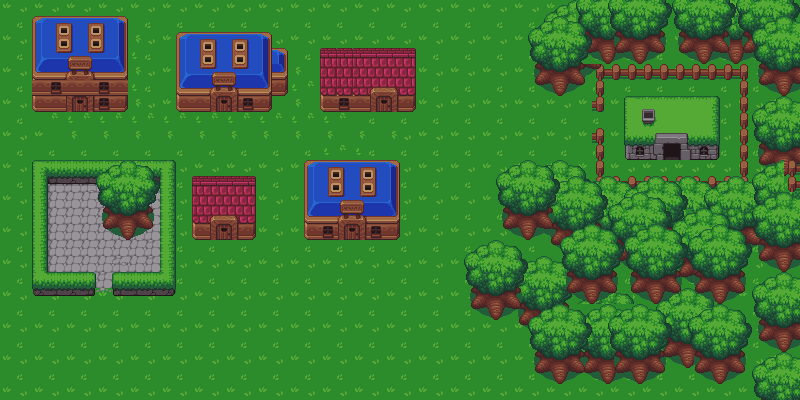

This game map was drawn from its Tiled (.tmx) file and the tilesets committed beside it. A one-line description and the trimmed map source follow:
An orthogonal 50x25 tile map with 16x16 px tiles, 6 tile layers (Tile Layer 1, buildings, trees2, trees, ...), 2 tilesets and 133 objects (bar, house).

<map version="1.0" orientation="orthogonal" renderorder="right-down" width="50" height="25" tilewidth="16" tileheight="16" nextobjectid="5">
 <tileset firstgid="1" name="snow-expansion" tilewidth="16" tileheight="16" tilecount="308" columns="22">
  <image source="../../Downloads/snow-expansion.png" width="352" height="224" />
 </tileset>
 <tileset firstgid="309" name="tiles" tilewidth="16" tileheight="16" tilecount="350" columns="25">
  <image source="../../Downloads/tiles.png" width="400" height="224" />
  <tile id="26">
   <objectgroup draworder="index">
    <object id="1" x="0.925" y="15.975">
     <polyline points="0,0 -0.925,0 -0.95,-13 0.05,-12.975 0.075,-14 1.075,-14.025 1.075,-14.975 2.075,-14.975 2.075,-15.925 15.075,-15.925 15.05,-15.075" />
    </object>
   </objectgroup>
  </tile>
  <tile id="27">
   <objectgroup draworder="index">
    <object id="2" x="0" y="1">
     <polyline points="0,0 0,-0.975 16,-1 16,-0.025" />
    </object>
   </objectgroup>
  </tile>
  <tile id="28">
   <objectgroup draworder="index">
    <object id="2" x="15.975" y="0.975">
     <polyline points="0,0 0.05,-0.95 -16,-0.925 -15.95,0" />
    </object>
   </objectgroup>
  </tile>
  <tile id="29">
   <objectgroup draworder="index">
    <object id="2" x="15.95" y="0.925">
     <polyline points="0,0 0,-0.875 -15.925,-0.875 -15.925,0.075" />
    </object>
   </objectgroup>
  </tile>
  <tile id="30">
   <objectgroup draworder="index">
    <object id="2" x="16" y="0.975">
     <polyline points="0,0 0,-0.975 -15.975,-0.925 -15.975,-0.025" />
    </object>
   </objectgroup>
  </tile>
  <tile id="31">
   <objectgroup draworder="index">
    <object id="2" x="15.025" y="15.975">
     <polyline points="0,0 0.95,0.025 0.925,-12.975 -0.05,-12.95 -0.075,-13.95 -1.025,-13.95 -1,-14.95 -2.05,-15 -2.025,-15.95 -15,-15.95 -15,-14.975" />
    </object>
   </objectgroup>
  </tile>
  <tile id="45">
   <objectgroup draworder="index">
    <object id="1" x="15.02" y="6.02" width="0.96" height="9.94" />
    <object id="2" x="14.04" y="7" width="0.96" height="9.02" />
    <object id="3" x="13" y="8.02" width="1.04" height="8" />
    <object id="4" x="12" y="8.98" width="1.02" height="7" />
    <object id="5" x="11.02" y="10.04" width="0.96" height="5.96" />
    <object id="6" x="10.02" y="11" width="1" height="5.02" />
    <object id="7" x="7" y="11.98" width="2.98" height="4.04" />
    <object id="8" x="5.02" y="12.98" width="1.96" height="3.04" />
    <object id="9" x="3.04" y="14.02" width="1.94" height="1.92" />
    <object id="12" x="2" y="14.98" width="1" height="1.02" />
   </objectgroup>
  </tile>
  <tile id="46">
   <objectgroup draworder="index">
    <object id="1" x="13.0222" y="0" width="2.93333" height="0.977778" />
    <object id="2" x="11" y="0.977778" width="2.04444" height="1.06667" />
    <object id="3" x="9" y="1.97778" width="3.6" height="1.06667" />
    <object id="4" x="7.97778" y="3.02222" width="3.33333" height="2.97778" />
    <object id="7" x="1.02222" y="5" width="8.82222" height="2.04444" />
    <object id="8" x="0.0222222" y="5.97778" width="1" height="8.55556" />
   </objectgroup>
  </tile>
  <tile id="47">
   <objectgroup draworder="index">
    <object id="1" x="0" y="0" width="3" height="2" />
    <object id="2" x="3.02222" y="0.977778" width="1.95556" height="2" />
    <object id="3" x="4.97778" y="1.95556" width="2" height="2.04444" />
    <object id="4" x="7" y="3" width="1" height="3.02222" />
    <object id="5" x="8" y="4.97778" width="5.02222" height="2.08889" />
    <object id="7" x="13.0889" y="6.02222" width="2.86667" height="10.2" />
   </objectgroup>
  </tile>
  <tile id="48">
   <objectgroup draworder="index">
    <object id="1" x="0" y="5.97778" width="4.02222" height="10.2889" />
    <object id="2" x="4.02222" y="7" width="0.933333" height="2" />
    <object id="3" x="5" y="8.02222" width="1.02222" height="1.95556" />
    <object id="4" x="6" y="9" width="1.02222" height="2.97778" />
    <object id="5" x="7" y="9.97778" width="0.933333" height="2.97778" />
    <object id="6" x="8" y="11.0222" width="0.977778" height="2.86667" />
    <object id="7" x="8.97778" y="12.9778" width="1.04444" height="3.04444" />
   </objectgroup>
  </tile>
  <tile id="51">
   <objectgroup draworder="index">
    <object id="1" x="0.025" y="0" width="0.95" height="15.975" />
   </objectgroup>
  </tile>
  <tile id="56">
   <objectgroup draworder="index">
    <object id="2" x="15.025" y="0">
     <polyline points="0,0 0.975,0 0.95,16 0,16.025" />
    </object>
   </objectgroup>
  </tile>
  <tile id="58">
   <objectgroup draworder="index">
    <object id="1" x="16.025" y="0.925">
     <polyline points="0,0 0,-0.925 -15,-0.9 -15.025,0.125 -16,0.075 -15.975,15.075 -15.05,15.05" />
    </object>
   </objectgroup>
  </tile>
  <tile id="59">
   <objectgroup draworder="index">
    <object id="1" x="15.95" y="1.025">
     <polyline points="0,0 0,-0.975 -15.975,-0.975 -15.9,-0.025" />
    </object>
   </objectgroup>
  </tile>
  <tile id="60">
   <objectgroup draworder="index">
    <object id="1" x="16.025" y="0.95">
     <polyline points="0,0 0,-0.975 -15.975,-0.95 -16,0.05" />
    </object>
   </objectgroup>
  </tile>
  <tile id="61">
   <objectgroup draworder="index">
    <object id="1" x="15" y="16">
     <polyline points="0,0 1.025,-0.025 0.975,-14.95 -0.025,-14.95 0,-16 -14.975,-16 -14.975,-14.975" />
    </object>
   </objectgroup>
  </tile>
  <tile id="63">
   <objectgroup draworder="index">
    <object id="1" x="0.95" y="15.925">
     <polyline points="0,0 -0.95,0.05 -0.95,-13.95 0.025,-13.95 0.025,-14.95 1.05,-14.95 1.05,-15.925 15,-15.9 15.05,-14.95" />
    </object>
   </objectgroup>
  </tile>
  <tile id="64">
   <objectgroup draworder="index">
    <object id="1" x="0.025" y="0.925">
     <polyline points="0,0 -0.025,-0.925 15.975,-0.9 15.975,0.075" />
    </object>
   </objectgroup>
  </tile>
  <tile id="65">
   <objectgroup draworder="index">
    <object id="3" x="0.025" y="1.05">
     <polyline points="0,0 -0.025,-1.05 15.95,-1 15.975,-0.075" />
    </object>
   </objectgroup>
  </tile>
  <tile id="66">
   <objectgroup draworder="index">
    <object id="1" x="0.025" y="0.9">
     <polyline points="0,0 0,-0.9 16,-0.85 16,0.1" />
    </object>
   </objectgroup>
  </tile>
  <tile id="67">
   <objectgroup draworder="index">
    <object id="1" x="0.05" y="0.925">
     <polyline points="0,0 -0.025,-0.9 15.95,-0.85 15.95,0.075" />
    </object>
   </objectgroup>
  </tile>
  <tile id="68">
   <objectgroup draworder="index">
    <object id="1" x="0.05" y="0.95">
     <polyline points="0,0 0,-0.9 13.925,-0.925 13.9,-0.025 14.875,-0.05 14.925,1.025 15.925,1.05 15.925,15.025 14.975,15" />
    </object>
   </objectgroup>
  </tile>
  <tile id="70">
   <objectgroup draworder="index">
    <object id="1" x="2" y="0.0222222">
     <polyline points="0,0 0,1 -0.977778,1 -0.977778,3.02222 -1.97778,3 -1.97778,8.97778 -1,8.95556 -1,10.9333 -0.0222222,10.9556 0,12.9556 0.977778,12.9556 0.977778,14.9333 1.95556,14.9556 2.02222,15.9333 13.9556,15.9333" />
    </object>
   </objectgroup>
  </tile>
  <tile id="73">
   <objectgroup draworder="index">
    <object id="1" x="0.0444444" y="0.0222222" width="9.95556" height="2.97778" />
    <object id="2" x="8.02222" y="3.02222" width="5" height="1.88889" />
    <object id="3" x="13.0444" y="4.02222" width="0.888889" height="2.97778" />
    <object id="4" x="13.9778" y="5" width="1" height="9.33333" />
   </objectgroup>
  </tile>
  <tile id="76">
   <objectgroup draworder="index">
    <object id="1" x="0.025" y="0" width="15.95" height="16.025" />
   </objectgroup>
  </tile>
  <tile id="81">
   <objectgroup draworder="index">
    <object id="1" x="15.025" y="15.95">
     <polyline points="0,0 0.975,0.05 0.975,-15.9 0,-15.925" />
    </object>
   </objectgroup>
  </tile>
  <tile id="83">
   <objectgroup draworder="index">
    <object id="1" x="0.975" y="15.925">
     <polyline points="0,0 -0.925,0.05 -0.925,-15.875 0.025,-15.9" />
    </object>
   </objectgroup>
  </tile>
  <tile id="86">
   <objectgroup draworder="index">
    <object id="1" x="15.025" y="15.95">
     <polyline points="0,0 0.95,0.025 0.925,-15.925 -0.05,-15.925" />
    </object>
   </objectgroup>
  </tile>
  <tile id="88">
   <objectgroup draworder="index">
    <object id="1" x="0.975" y="15.975">
     <polyline points="0,0 -0.925,0 -0.95,-15.95 0.025,-15.95" />
    </object>
   </objectgroup>
  </tile>
  <tile id="93">
   <objectgroup draworder="index">
    <object id="1" x="15" y="0.05">
     <polyline points="0,0 1,-0.025 1.05,15.925 0.025,15.925" />
    </object>
   </objectgroup>
  </tile>
  <tile id="95">
   <objectgroup draworder="index">
    <object id="1" x="2.95556" y="0">
     <polyline points="0,0 0.0444444,2 -0.933333,1.97778 -0.977778,7.97778 0.0222222,7.97778 0.0444444,9.97778 1,10.0222 1.04444,11.9333 2.02222,11.9333 2.04444,12.9556 4.04444,12.9556 4.04444,14.0222 6.02222,13.9778 6.06667,15.9333 13.0222,15.9333" />
    </object>
   </objectgroup>
  </tile>
  <tile id="101">
   <objectgroup draworder="index">
    <object id="2" x="0.025" y="0.025" width="15.975" height="15.975" />
   </objectgroup>
  </tile>
  <tile id="106">
   <objectgroup draworder="index">
    <object id="1" x="15" y="15.95">
     <polyline points="0,0 1,0.025 1,-15.9 0.05,-15.925" />
    </object>
   </objectgroup>
  </tile>
  <tile id="108">
   <objectgroup draworder="index">
    <object id="1" x="0.975" y="15.95">
     <polyline points="0,0 -0.95,0 -0.95,-15.925 0,-15.925" />
    </object>
   </objectgroup>
  </tile>
  <tile id="111">
   <objectgroup draworder="index">
    <object id="1" x="14.975" y="15.9">
     <polyline points="0,0 0.9,0.1 0.975,0.075 1.025,-15.875 -0.025,-15.875" />
    </object>
   </objectgroup>
  </tile>
  <tile id="113">
   <objectgroup draworder="index">
    <object id="1" x="1" y="15.975">
     <polyline points="0,0 -0.975,0 -0.975,-15.95 0.025,-15.975" />
    </object>
   </objectgroup>
  </tile>
  <tile id="118">
   <objectgroup draworder="index">
    <object id="1" x="15.075" y="15.975">
     <polyline points="0,0 0.875,-0.025 0.925,-15.95 -0.075,-15.95" />
    </object>
   </objectgroup>
  </tile>
  <tile id="120">
   <objectgroup draworder="index">
    <object id="1" x="8" y="0">
     <polyline points="0,0 0.0444444,1 -0.977778,1.02222 -0.977778,4 -0.0222222,4.02222 0,4.95556 2.93333,4.93333 3,6.04444 3.97778,6 4,9 3,9 3.02222,9.97778 2,10 2,11.0444 1.04444,11.0444 1,12.9778 0,13 0,14.2222" />
    </object>
   </objectgroup>
  </tile>
  <tile id="127">
   <objectgroup draworder="index">
    <object id="5" x="0" y="0.025" width="16" height="15.975" />
   </objectgroup>
  </tile>
  <tile id="128">
   <objectgroup draworder="index">
    <object id="1" x="0.025" y="0" width="15.95" height="15.95" />
   </objectgroup>
  </tile>
  <tile id="129">
   <objectgroup draworder="index">
    <object id="2" x="0" y="-0.025" width="16" height="16.025" />
   </objectgroup>
  </tile>
  <tile id="130">
   <objectgroup draworder="index">
    <object id="1" x="0.025" y="0" width="15.95" height="15.975" />
   </objectgroup>
  </tile>
  <tile id="131">
   <objectgroup draworder="index">
    <object id="1" x="0.025" y="15">
     <polyline points="0,0 -0.025,0.975 12.95,0.95 12.95,-0.075 13.975,-0.05 13.95,-1 14.925,-1.025 14.95,-1.975 15.95,-2 15.975,-14.95 15.025,-14.975" />
    </object>
   </objectgroup>
  </tile>
  <tile id="133">
   <objectgroup draworder="index">
    <object id="1" x="15.975" y="15.025">
     <polyline points="0,0 0,0.975 -12.925,0.925 -12.95,0.025 -13.975,-0.025 -13.975,-1.05 -14.95,-1.05 -14.95,-2.05 -15.95,-2.075 -15.925,-15 -15.025,-15" />
    </object>
   </objectgroup>
  </tile>
  <tile id="134">
   <objectgroup draworder="index">
    <object id="1" x="-0.025" y="15">
     <polyline points="0,0 0.05,1.025 16,0.975 16,0.025" />
    </object>
   </objectgroup>
  </tile>
  <tile id="135">
   <objectgroup draworder="index">
    <object id="1" x="15.975" y="15.025">
     <polyline points="0,0 0.025,0.95 -15.925,0.925 -15.975,0" />
    </object>
   </objectgroup>
  </tile>
  <tile id="136">
   <objectgroup draworder="index">
    <object id="1" x="0" y="15.075">
     <polyline points="0,0 0,0.9 12.95,0.875 13,-0.05 13.95,-0.025 13.95,-1.025 14.95,-1.025 14.975,-2.05 15.975,-2.1 15.95,-15.075 15,-15.05" />
    </object>
   </objectgroup>
  </tile>
  <tile id="138">
   <objectgroup draworder="index">
    <object id="1" x="-0.025" y="0">
     <polyline points="0,0 0.025,1 1,1 1.05,13.975 2.025,14 2.025,15 3.05,15 3.05,15.95 16,15.95" />
    </object>
   </objectgroup>
  </tile>
  <tile id="139">
   <objectgroup draworder="index">
    <object id="1" x="15.95" y="15">
     <polyline points="0,0 0,0.95 -15.925,0.975 -15.925,0.05" />
    </object>
   </objectgroup>
  </tile>
  <tile id="140">
   <objectgroup draworder="index">
    <object id="1" x="0.025" y="14.95">
     <polyline points="0,0 0,0.975 15.975,0.975 15.925,-0.425" />
    </object>
   </objectgroup>
  </tile>
  <tile id="141">
   <objectgroup draworder="index">
    <object id="1" x="15.95" y="14.075">
     <polyline points="0,0 0.025,1.9 -15.925,1.875 -15.9,0.1" />
    </object>
   </objectgroup>
  </tile>
  <tile id="142">
   <objectgroup draworder="index">
    <object id="1" x="15.95" y="15.05">
     <polyline points="0,0 0.025,0.9 -15.925,0.925 -15.925,-0.1" />
    </object>
   </objectgroup>
  </tile>
  <tile id="143">
   <objectgroup draworder="index">
    <object id="1" x="15.025" y="0.05">
     <polyline points="0,0 0.95,-0.025 0.95,12.975 -0.025,13 -0.025,13.95 -1,13.95 -1.025,14.925 -2.025,14.9 -2,15.925 -15.05,15.925 -15.025,14.95" />
    </object>
   </objectgroup>
  </tile>
  <tile id="145">
   <objectgroup draworder="index">
    <object id="1" x="7" y="0.0444444">
     <polyline points="0,0 -0.0222222,2.95556 0.955556,2.97778 0.977778,3.91111 1.97778,3.93333 2,4.93333 9,4.95556" />
    </object>
   </objectgroup>
  </tile>
  <tile id="146">
   <objectgroup draworder="index">
    <!-- 1 objects omitted --></objectgroup>
  </tile>
  <tile id="147">
   <objectgroup draworder="index">
    <!-- 1 objects omitted --></objectgroup>
  </tile>
  <tile id="176">
   <objectgroup draworder="index">
    <!-- 1 objects omitted --></objectgroup>
  </tile>
  <tile id="177">
   <objectgroup draworder="index">
    <!-- 1 objects omitted --></objectgroup>
  </tile>
  <tile id="178">
   <objectgroup draworder="index">
    <!-- 1 objects omitted --></objectgroup>
  </tile>
  <tile id="179">
   <objectgroup draworder="index">
    <!-- 1 objects omitted --></objectgroup>
  </tile>
  <tile id="180">
   <objectgroup draworder="index">
    <!-- 1 objects omitted --></objectgroup>
  </tile>
  <tile id="181">
   <objectgroup draworder="index">
    <!-- 1 objects omitted --></objectgroup>
  </tile>
  <tile id="182">
   <objectgroup draworder="index">
    <!-- 1 objects omitted --></objectgroup>
  </tile>
  <tile id="183">
   <objectgroup draworder="index">
    <!-- 1 objects omitted --></objectgroup>
  </tile>
  <tile id="184">
   <objectgroup draworder="index">
    <!-- 1 objects omitted --></objectgroup>
  </tile>
  <tile id="188">
   <objectgroup draworder="index">
    <!-- 2 objects omitted --></objectgroup>
  </tile>
  <tile id="189">
   <objectgroup draworder="index">
    <!-- 2 objects omitted --></objectgroup>
  </tile>
  <tile id="190">
   <objectgroup draworder="index">
    <!-- 2 objects omitted --></objectgroup>
  </tile>
  <tile id="201">
   <objectgroup draworder="index">
    <!-- 1 objects omitted --></objectgroup>
  </tile>
  <tile id="202">
   <objectgroup draworder="index">
    <!-- 1 objects omitted --></objectgroup>
  </tile>
  <tile id="203">
   <objectgroup draworder="index">
    <!-- 1 objects omitted --></objectgroup>
  </tile>
  <tile id="204">
   <objectgroup draworder="index">
    <!-- 1 objects omitted --></objectgroup>
  </tile>
  <tile id="205">
   <objectgroup draworder="index">
    <!-- 1 objects omitted --></objectgroup>
  </tile>
  <tile id="206">
   <objectgroup draworder="index">
    <!-- 1 objects omitted --></objectgroup>
  </tile>
  <tile id="207">
   <objectgroup draworder="index">
    <!-- 1 objects omitted --></objectgroup>
  </tile>
  <tile id="208">
   <objectgroup draworder="index">
    <!-- 1 objects omitted --></objectgroup>
  </tile>
  <tile id="209">
   <objectgroup draworder="index">
    <!-- 1 objects omitted --></objectgroup>
  </tile>
  <tile id="213">
   <objectgroup draworder="index">
    <!-- 1 objects omitted --></objectgroup>
  </tile>
  <tile id="215">
   <objectgroup draworder="index">
    <!-- 1 objects omitted --></objectgroup>
  </tile>
  <tile id="226">
   <objectgroup draworder="index">
    <!-- 1 objects omitted --></objectgroup>
  </tile>
  <tile id="234">
   <objectgroup draworder="index">
    <!-- 1 objects omitted --></objectgroup>
  </tile>
  <tile id="238">
   <objectgroup draworder="index">
    <!-- 1 objects omitted --></objectgroup>
  </tile>
  <tile id="239">
   <objectgroup draworder="index">
    <!-- 2 objects omitted --></objectgroup>
  </tile>
  <tile id="240">
   <objectgroup draworder="index">
    <!-- 1 objects omitted --></objectgroup>
  </tile>
  <tile id="251">
   <objectgroup draworder="index">
    <!-- 1 objects omitted --></objectgroup>
  </tile>
  <tile id="252">
   <objectgroup draworder="index">
    <!-- 1 objects omitted --></objectgroup>
  </tile>
  <tile id="253">
   <objectgroup draworder="index">
    <!-- 1 objects omitted --></objectgroup>
  </tile>
  <tile id="254">
   <objectgroup draworder="index">
    <!-- 1 objects omitted --></objectgroup>
  </tile>
  <tile id="257">
   <objectgroup draworder="index">
    <!-- 1 objects omitted --></objectgroup>
  </tile>
  <tile id="258">
   <objectgroup draworder="index">
    <!-- 1 objects omitted --></objectgroup>
  </tile>
  <tile id="259">
   <objectgroup draworder="index">
    <!-- 1 objects omitted --></objectgroup>
  </tile>
  <tile id="276">
   <objectgroup draworder="index">
    <!-- 1 objects omitted --></objectgroup>
  </tile>
  <tile id="277">
   <objectgroup draworder="index">
    <!-- 1 objects omitted --></objectgroup>
  </tile>
  <tile id="278">
   <objectgroup draworder="index">
    <!-- 1 objects omitted --></objectgroup>
  </tile>
  <tile id="279">
   <objectgroup draworder="index">
    <!-- 1 objects omitted --></objectgroup>
  </tile>
  <tile id="281">
   <objectgroup draworder="index">
    <!-- 1 objects omitted --></objectgroup>
  </tile>
  <tile id="282">
   <objectgroup draworder="index">
    <!-- 1 objects omitted --></objectgroup>
  </tile>
  <tile id="283">
   <objectgroup draworder="index">
    <!-- 1 objects omitted --></objectgroup>
  </tile>
  <tile id="284">
   <objectgroup draworder="index">
    <!-- 1 objects omitted --></objectgroup>
  </tile>
 </tileset>
 <layer name="Tile Layer 1" width="50" height="25">
  <data>[1250 cells, 1250 non-empty, 4 distinct tile ids]</data>
 </layer>
 <layer name="buildings" width="50" height="25">
  <data>[1250 cells, 286 non-empty, 127 distinct tile ids]</data>
 </layer>
 <layer name="trees2" width="50" height="25">
  <data>[1250 cells, 84 non-empty, 20 distinct tile ids]</data>
 </layer>
 <layer name="trees" width="50" height="25">
  <data>[1250 cells, 227 non-empty, 20 distinct tile ids]</data>
 </layer>
 <layer name="trees1" width="50" height="25">
  <data>[1250 cells, 90 non-empty, 21 distinct tile ids]</data>
 </layer>
 <layer name="trees3" width="50" height="25">
  <data>[1250 cells, 199 non-empty, 20 distinct tile ids]</data>
 </layer>
 <objectgroup name="Object Layer 1">
  <!-- 2 objects omitted --></objectgroup>
</map>
<!-- 51 of 133 objects omitted -->
